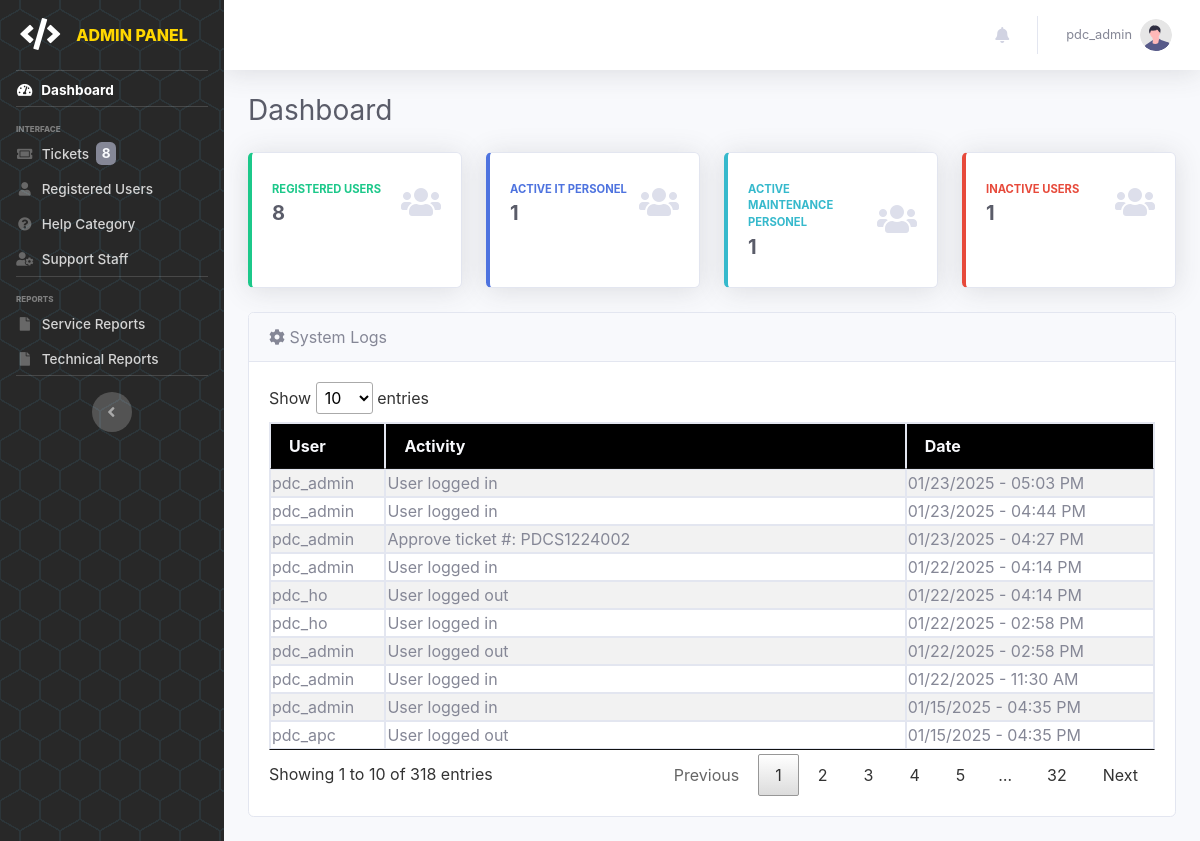
Before: /pages/admin/dashboard (signed in) with the older database file.
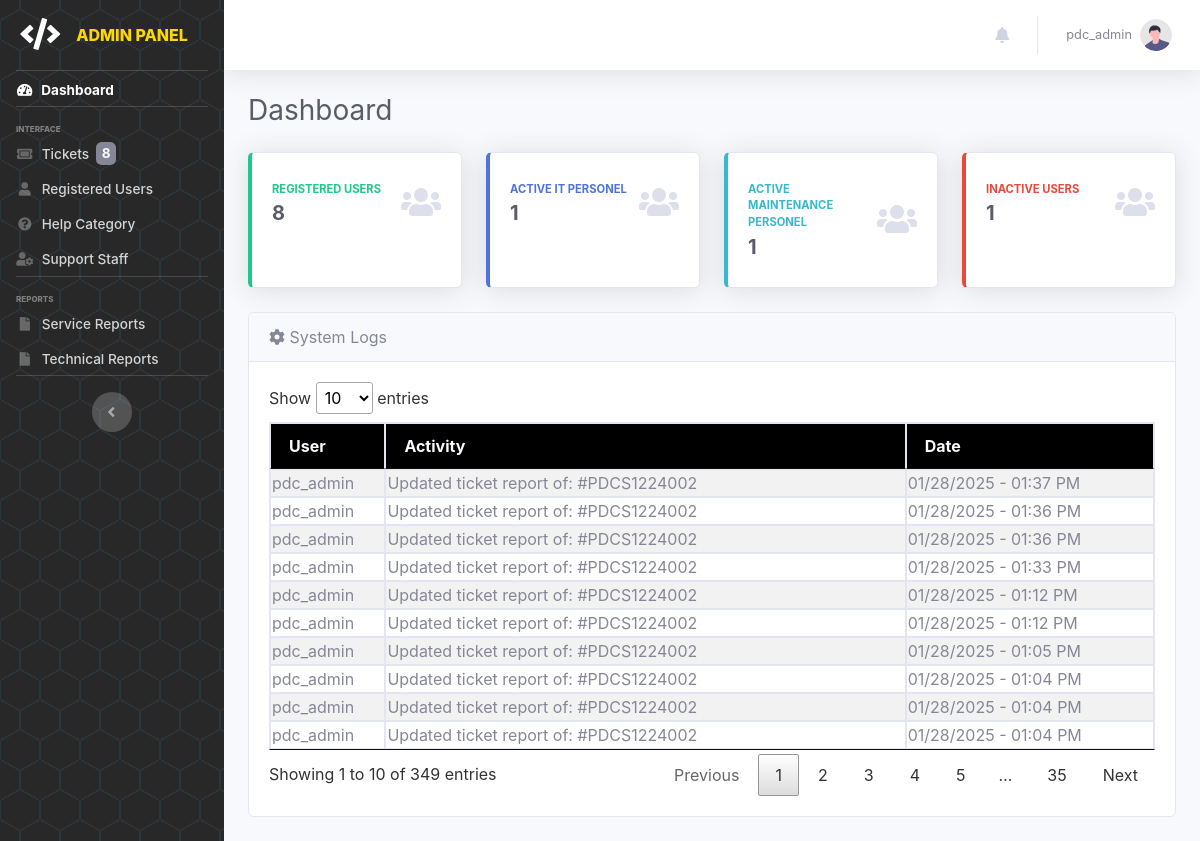
After: the same page with the newer database file.
### tables this page shows
CREATE TABLE `tbl_auditlog` (
  `id` int(100) NOT NULL,
  `user_id` varchar(100) NOT NULL,
  `activity` varchar(2000) NOT NULL,
  `type` varchar(100) NOT NULL,
  `date_posted` datetime(6) NOT NULL DEFAULT current_timestamp(6)
);

CREATE TABLE `tbl_useraccounts` (
  `id` int(11) NOT NULL,
  `name` varchar(100) NOT NULL,
  `username` varchar(100) NOT NULL,
  `password` varchar(255) NOT NULL,
  `role` enum('admin','it-admin','maintenance-admin','office','outlet','it','maintenance') NOT NULL,
  `status` enum('Active','Inactive') NOT NULL DEFAULT 'Active',
  `created` datetime(6) DEFAULT current_timestamp(6),
  `updated` datetime(6) DEFAULT current_timestamp(6) ON UPDATE current_timestamp(6)
);

### pages/admin/admin.dashboard.php (the view)
<?php
    include('admin.header.php');
?>
    <div class="container-fluid">
        <div class="d-sm-flex align-items-center justify-content-between mb-4">
            <h1 class="h3 mb-0 text-gray-800">Dashboard</h1>
        </div>
        <div class="row">
            <div class="col-xl-3 col-md-6 mb-4">
                <div class="card border-left-success shadow h-100 py-2">
                    <div class="card-body">
                        <div class="row no-gutters align-items-center">
                            <div class="col mr-2">
                                <div class="text-xs font-weight-bold text-success text-uppercase mb-1">
                                    Registered Users</div>
                                <div class="h5 mb-0 font-weight-bold text-gray-800">
                                    <?php
                                        $acc_qry = "SELECT COUNT(*) FROM tbl_useraccounts WHERE status='Active' AND id != '1'";
                                        $result = mysqli_query($conn, $acc_qry) or die(mysqli_error($conn));
                                        while ($row = mysqli_fetch_array($result)) {
                                            if($row[0] <= 0) {
                                                echo "0";
                                            }
                                            else {
                                                echo "$row[0]";
                                            }
                                        }
                                    ?>
                                </div>
                            </div>
                            <div class="col-auto">
                                <i class="fas fa-users fa-2x text-gray-300"></i>
                            </div>
                        </div>
                    </div>
                </div>
            </div>
            <div class="col-xl-3 col-md-6 mb-4">
                <div class="card border-left-primary shadow h-100 py-2">
                    <div class="card-body">
                        <div class="row no-gutters align-items-center">
                            <div class="col mr-2">
                                <div class="text-xs font-weight-bold text-primary text-uppercase mb-1">
                                    Active IT Personel</div>
                                <div class="h5 mb-0 font-weight-bold text-gray-800"><?php echo '1';?></div>
                            </div>
                            <div class="col-auto">
                                <i class="fas fa-users fa-2x text-gray-300"></i>
                            </div>
                        </div>
                    </div>
                </div>
            </div>
            <div class="col-xl-3 col-md-6 mb-4">
                <div class="card border-left-info shadow h-100 py-2">
                    <div class="card-body">
                        <div class="row no-gutters align-items-center">
                            <div class="col mr-2">
                                <div class="text-xs font-weight-bold text-info text-uppercase mb-1">Active Maintenance Personel
                                </div>
                                <div class="row no-gutters align-items-center">
                                    <div class="col-auto">
                                        <div class="h5 mb-0 mr-3 font-weight-bold text-gray-800"><?php echo '1';?></div>
                                    </div>
                                </div>
                            </div>
                            <div class="col-auto">
                                <i class="fas fa-users fa-2x text-gray-300"></i>
                            </div>
                        </div>
                    </div>
                </div>
            </div>
            <div class="col-xl-3 col-md-6 mb-4">
                <div class="card border-left-danger shadow h-100 py-2">
                    <div class="card-body">
                        <div class="row no-gutters align-items-center">
                            <div class="col mr-2">
                                <div class="text-xs font-weight-bold text-danger text-uppercase mb-1">
                                    Inactive Users</div>
                                <div class="h5 mb-0 font-weight-bold text-gray-800">
                                    <?php
                                        $inacc_qry = "SELECT COUNT(*) FROM tbl_useraccounts WHERE status='Inactive'";
                                        $result4 = mysqli_query($conn, $inacc_qry) or die(mysqli_error($conn));
                                        while ($row4 = mysqli_fetch_array($result4)) {
                                            if($row4[0] <= 0) {
                                                echo "0";
                                            }
                                            else {
                                                echo "$row4[0]";
                                            }
                                        }
                                    ?>
                                </div>
                            </div>
                            <div class="col-auto">
                                <i class="fas fa-users fa-2x text-gray-300"></i>
                            </div>
                        </div>
                    </div>
                </div>
            </div>
        </div>
        <div class="row">
            <div class="col-lg-12">
                <div class="card mb-4">
                    <div class="card-header">
                        <i class="fas fa-gear"></i>&nbsp;System Logs
                    </div>
                    <div class="card-body">
                        <div class="table-responsive">
                            <table class="table table-bordered table-striped table-sm w-100" id="syslogtbl">
                                <thead class="bg-dark text-light">
                                    <th>User</th>
                                    <th>Activity</th>
                                    <th>Date</th>
                                </thead>
                                <tbody>
                                <?php
                                    $adlog_qry = mysqli_query($conn, "SELECT a.*, u.username FROM tbl_auditlog a LEFT JOIN tbl_useraccounts u ON a.user_id = u.id ORDER BY a.date_posted DESC;");
                                    while($adlog_res=mysqli_fetch_array($adlog_qry)){
                                        $createDT = new DateTime($adlog_res["date_posted"]);
                                ?>
                                <tr>
                                    <td><?php echo $adlog_res['username']; ?></td>
                                    <td><?php echo $adlog_res['activity']; ?></td>
                                    <td><?php echo $formattedDate = $createDT->format('m/d/Y - h:i A'); ?></td>
                                </tr>
                                <?php } ?>
                                </tbody>
                            </table>
                        </div>
                    </div>
                </div>
            </div>
        </div>
    </div>
<?php include('admin.footer.php'); ?>

Changed rows visible on the page:
no longer on this page (row unchanged): tbl_auditlog: user.username "pdc_admin", activity "User logged in", date_posted "01/23/2025 - 05:03 PM"
no longer on this page (row unchanged): tbl_auditlog: user.username "pdc_admin", activity "User logged in", date_posted "01/23/2025 - 04:44 PM"
no longer on this page (row unchanged): tbl_auditlog: user.username "pdc_admin", activity "Approve ticket #: PDCS1224002", date_posted "01/23/2025 - 04:27 PM"
no longer on this page (row unchanged): tbl_auditlog: user.username "pdc_admin", activity "User logged in", date_posted "01/22/2025 - 04:14 PM"
no longer on this page (row unchanged): tbl_auditlog: user.username "pdc_ho", activity "User logged out", date_posted "01/22/2025 - 04:14 PM"
no longer on this page (row unchanged): tbl_auditlog: user.username "pdc_ho", activity "User logged in", date_posted "01/22/2025 - 02:58 PM"
no longer on this page (row unchanged): tbl_auditlog: user.username "pdc_admin", activity "User logged out", date_posted "01/22/2025 - 02:58 PM"
no longer on this page (row unchanged): tbl_auditlog: user.username "pdc_admin", activity "User logged in", date_posted "01/22/2025 - 11:30 AM"
no longer on this page (row unchanged): tbl_auditlog: user.username "pdc_admin", activity "User logged in", date_posted "01/15/2025 - 04:35 PM"
no longer on this page (row unchanged): tbl_auditlog: user.username "pdc_apc", activity "User logged out", date_posted "01/15/2025 - 04:35 PM"
added tbl_auditlog: user.username "pdc_admin", activity "Updated ticket report of: #PDCS1224002", date_posted "01/28/2025 - 01:37 PM"
added tbl_auditlog: user.username "pdc_admin", activity "Updated ticket report of: #PDCS1224002", date_posted "01/28/2025 - 01:36 PM"
added tbl_auditlog: user.username "pdc_admin", activity "Updated ticket report of: #PDCS1224002", date_posted "01/28/2025 - 01:36 PM"
added tbl_auditlog: user.username "pdc_admin", activity "Updated ticket report of: #PDCS1224002", date_posted "01/28/2025 - 01:33 PM"
added tbl_auditlog: user.username "pdc_admin", activity "Updated ticket report of: #PDCS1224002", date_posted "01/28/2025 - 01:12 PM"
added tbl_auditlog: user.username "pdc_admin", activity "Updated ticket report of: #PDCS1224002", date_posted "01/28/2025 - 01:12 PM"
added tbl_auditlog: user.username "pdc_admin", activity "Updated ticket report of: #PDCS1224002", date_posted "01/28/2025 - 01:05 PM"
added tbl_auditlog: user.username "pdc_admin", activity "Updated ticket report of: #PDCS1224002", date_posted "01/28/2025 - 01:04 PM"
added tbl_auditlog: user.username "pdc_admin", activity "Updated ticket report of: #PDCS1224002", date_posted "01/28/2025 - 01:04 PM"
added tbl_auditlog: user.username "pdc_admin", activity "Updated ticket report of: #PDCS1224002", date_posted "01/28/2025 - 01:04 PM"
Other visible differences:
text written by a page script: "Show entries Showing 1 to 10 of 318 entries Previous 1 2 3 4 5 … 32 Next" → "Show entries Showing 1 to 10 of 349 entries Previous 1 2 3 4 5 … 35 Next"
